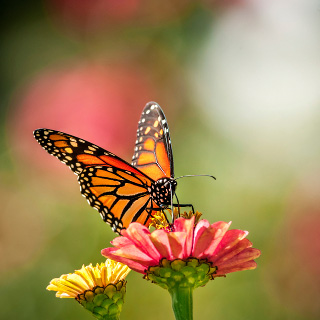
#> input picture Images/image.jpg, 320 x 320 px, found by its file name
$ python ColorSpaceDemo.py
#> lines starting #> are read from the running program, lines starting #| are printed output that depends on the picture
import cv2
import matplotlib.pyplot as plt
import os


def main():
    path = "Images/"

    imgpath = path + "image.jpg"

    img2 = cv2.imread(imgpath, 1)
#> img2 is the input picture: shape (320, 320, 3); mean B, G, R 85, 131.7, 160.4

    img1 = cv2.cvtColor(img2, cv2.COLOR_BGR2RGB)
    img2 = cv2.cvtColor(img2, cv2.COLOR_BGR2LAB)
#> img2: shape (320, 320, 3); mean of channels 0, 1, 2 145.2, 133.2, 157.5
    img3 = cv2.cvtColor(img2, cv2.COLOR_BGR2HSV)
#> img3: shape (320, 320, 3); mean H, S, V 91.8, 87.1, 176
    img4 = cv2.cvtColor(img2, cv2.COLOR_BGR2GRAY)
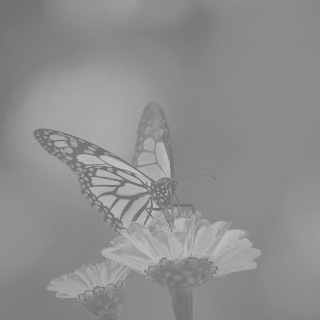
#> img4: shape (320, 320); min 112, max 193, mean 141.8
    img5 = cv2.cvtColor(img2, cv2.COLOR_BGR2YCrCb)
#> img5: shape (320, 320, 3); mean of channels 0, 1, 2 141.8, 139.2, 129.9

    plt.subplot(1, 5, 1)
    plt.imshow(img1)
    plt.title('BGR2RGB')
    plt.xticks([])
    plt.yticks([])

    plt.subplot(1, 5, 2)
    plt.imshow(img2)
    plt.title('BGR2LAB')
    plt.xticks([])
    plt.yticks([])

    plt.subplot(1, 5, 3)
    plt.imshow(img3)
    plt.title('BGR2HSV')
    plt.xticks([])
    plt.yticks([])

    plt.subplot(1, 5, 4)
    plt.imshow(img4)
    plt.title('BGR2GRAY')
    plt.xticks([])
    plt.yticks([])

    plt.subplot(1, 5, 5)
    plt.imshow(img5)
    plt.title('BGR2YCrCb')
    plt.xticks([])
    plt.yticks([])

    plt.savefig("ColorSpaceDemo.png")
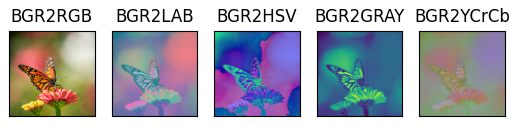
#> figure drawn by matplotlib, 5 panels
    dis = cv2.imread("ColorSpaceDemo.png")
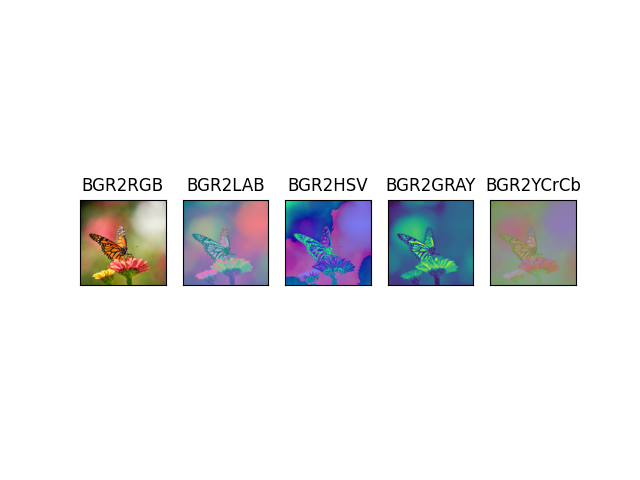
#> dis: shape (480, 640, 3); mean B, G, R 238.3, 236.4, 236.2
    cv2.imshow("Output", dis)
    cv2.waitKey(0)
    os.remove("ColorSpaceDemo.png")


if __name__ == "__main__":
    main()
